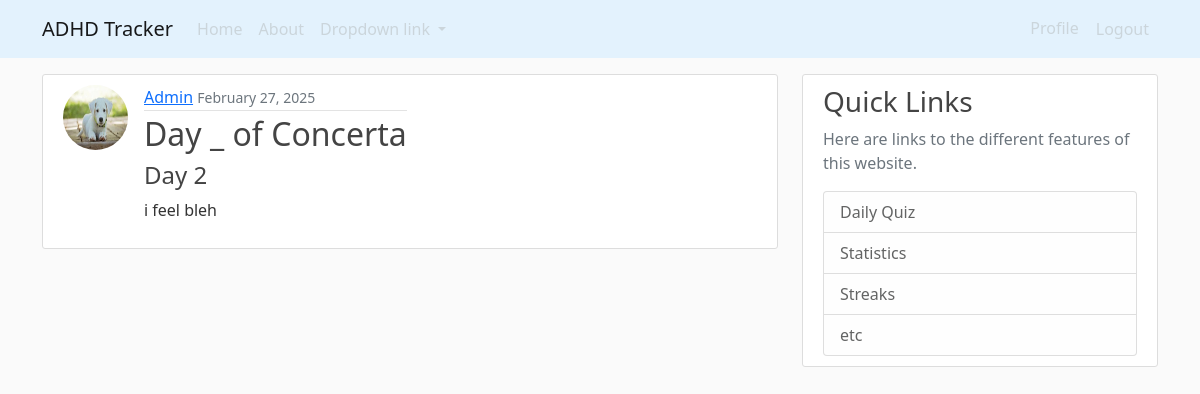
The app's page /journal/2/ (signed in) with its own data.
### tracker/models.py (models this page shows, shortened)
class Journal(models.Model):
    title = models.CharField(max_length=100)
    content = models.TextField()
    date_posted = models.DateTimeField(default=timezone.now)
    author = models.ForeignKey(User, on_delete=models.CASCADE)

### users/models.py (models this page shows, shortened)
class Profile(models.Model):
    user = models.OneToOneField(User, on_delete=models.CASCADE)
    image = models.ImageField(default = "default.jpg", upload_to= "profile_pics/")
    medication = models.CharField(default="not chosen", max_length=100)
    dosage = models.IntegerField(default=0)
    start_date = models.DateField(default=timezone.now)
    streak = models.IntegerField(default=0)

### tracker/views.py (the view)
# urls.py: path("journal/<int:pk>/", JournalSingleView.as_view(), name ="journal-single"),
class JournalSingleView(DetailView):
    model = Journal
    template_name = "tracker/single_journal.html"
    def get_queryset(self):
        user = self.request.user  # Get the currently logged-in user
        return Journal.objects.filter(author_id=user.id)

### tracker/templates/tracker/single_journal.html
{% extends "tracker/layout.html" %}
{% block content %}
<article class="media content-section d-flex align-items-start">
  <img class = "rounded-circle article-img mr-3" src = "{{  object.author.profile.image.url  }}">
  <div class="media-body">
      <div class="article-metadata">
          <a class="mr-2" href="#">{{ object.author }}</a>
          <small class="text-muted">{{ object.date_posted|date:"F d, Y" }}</small>
      </div>
      <h2 class="article-title">Day _ of {{ object.author.profile.medication }}</h2>
      <h4 class="article-content">{{ object.title }}</h3>
      <p class="article-content">{{ object.content }}</p>
  </div>
</article>
{% endblock content %}

### tracker/static/tracker/main.css (style rules this page uses)
body { background: #fafafa; color: #333333; margin-top: 0rem; }
h1, h2, h3, h4, h5, h6 { color: #444444; }
.content-section { background: #ffffff; padding: 10px 20px; border: 1px solid #dddddd; border-radius: 3px; margin-bottom: 20px; }
.article-title { color: #444444; }
.article-content { white-space: pre-line; }
.article-img { height: 65px; width: 65px; margin-right: 16px; }
.article-metadata { padding-bottom: 1px; margin-bottom: 4px; border-bottom: 1px solid #e3e3e3 }

### records on screen
Journal: author.profile.image (picture), author "Admin", date_posted "February 27, 2025", author.profile.medication "Concerta", title "Day 2", content "i feel bleh"
